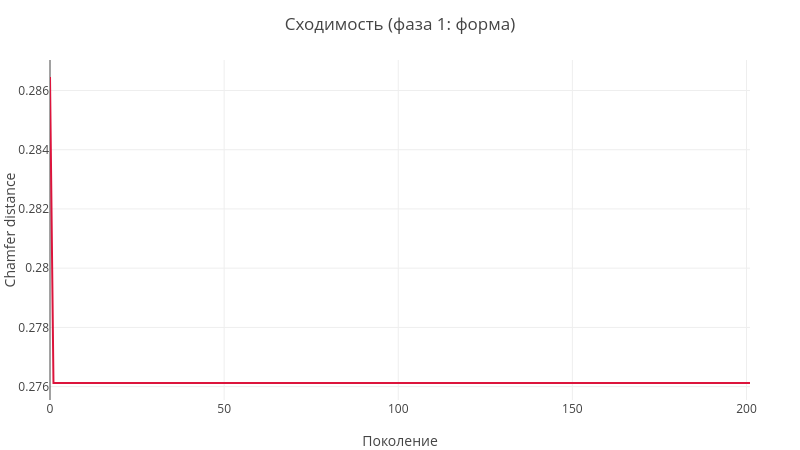

Notebook source saved alongside this figure:
### Code cell
# Имитация эволюции цветных биоморф (двухфазная)
# Р. Докинз «Слепой часовщик»
# Лебедев А. И., ИУ9-81Б
#
# Фаза 1: эволюция формы (двусторонний Chamfer distance)
# Фаза 2: подгонка цвета (тернарный поиск, только нарисованные пиксели)

using Images, FileIO, Random, Statistics, Printf, PlotlyJS

IMG_SIZE = 150
HIRES = 900
THIN_LW = 2
OUTPUT_DIR = "lab19"
mkpath(OUTPUT_DIR)

# [1..8] форма, [9] глубина(3..9), [10] направление(0..7),
# [11..18] hue×8(0..255), [19] ox(-5..5), [20] oy(-5..5), [21] scale(2..6), [22] толщина(1..3)
RANGES = Tuple{Int,Int}[
    (-9,9),(-9,9),(-9,9),(-9,9),(-9,9),(-9,9),(-9,9),(-9,9),
    (3,9),(0,7),
    (0,255),(0,255),(0,255),(0,255),(0,255),(0,255),(0,255),(0,255),
    (-5,5),(-5,5),(2,6),(1,3)
]
FORM_IDX = [1,2,3,4,5,6,7,8,9,10,19,20,21]
COLOR_IDX = [11,12,13,14,15,16,17,18,22]
START_GENES = Int[0,1,-1,1,0,-1,1,0, 6,0, 30,60,90,120,150,180,210,240, 0,0,3,1]

@inline function get_stem(g1,g2,g3,g4,g5,g6,g7,dir::Int)
    d=mod(dir,8)
    d==0 && return (0,g1)
    d==1 && return (g2,g3)
    d==2 && return (g4,0)
    d==3 && return (g5,-g6)
    d==4 && return (0,-g7)
    d==5 && return (-g5,-g6)
    d==6 && return (-g4,0)
    return (-g2,g3)
end

function dir_color(genes::Vector{Int},dir::Int)
    hue=genes[11+mod(dir,8)]/255.0
    h6=hue*6.0;hi=floor(Int,h6)%6;f=h6-floor(h6)
    s=0.9;v=0.95
    p=v*(1-s);q=v*(1-s*f);t=v*(1-s*(1-f))
    hi==0 && return (v,t,p)
    hi==1 && return (q,v,p)
    hi==2 && return (p,v,t)
    hi==3 && return (p,q,v)
    hi==4 && return (t,p,v)
    return (v,p,q)
end

function draw_line_rgb!(img::Array{Float64,3},x1::Int,y1::Int,x2::Int,y2::Int,
                        r::Float64,g::Float64,b::Float64,thick::Int,sz::Int)
    dx=abs(x2-x1);dy=abs(y2-y1)
    sx=x1<x2 ? 1 : -1;sy=y1<y2 ? 1 : -1;err=dx-dy
    while true
        @inbounds for δx in -thick:thick,δy in -thick:thick
            px,py=x1+δx,y1+δy
            if 1<=px<=sz && 1<=py<=sz
                img[py,px,1]=r;img[py,px,2]=g;img[py,px,3]=b
            end
        end
        x1==x2 && y1==y2 && break
        e2=2*err
        if e2>-dy;err-=dy;x1+=sx;end
        if e2<dx;err+=dx;y1+=sy;end
    end
end

function render!(img::Array{Float64,3},genes::Vector{Int},sz::Int;force_lw::Int=0)
    g1,g2,g3,g4,g5,g6,g7=genes[1],genes[2],genes[3],genes[4],genes[5],genes[6],genes[7]
    depth=genes[9];sd=genes[10]
    ox,oy,sc,lw=genes[19],genes[20],genes[21],genes[22]
    fill!(img,0.0)

    max_stack=1<<(depth+1)
    spx=Vector{Float64}(undef,max_stack);spy=Vector{Float64}(undef,max_stack)
    slen=Vector{Int}(undef,max_stack);sdir=Vector{Int}(undef,max_stack)

    # Bounds
    top=1;spx[1]=0.0;spy[1]=0.0;slen[1]=depth;sdir[1]=sd
    mnx=0.0;mxx=0.0;mny=0.0;mxy=0.0
    while top>0
        px=spx[top];py=spy[top];l=slen[top];d=sdir[top];top-=1
        dx,dy=get_stem(g1,g2,g3,g4,g5,g6,g7,d)
        nx=px+l*dx;ny=py+l*dy
        nx<mnx&&(mnx=nx);nx>mxx&&(mxx=nx);ny<mny&&(mny=ny);ny>mxy&&(mxy=ny)
        if l>1
            top+=1;spx[top]=nx;spy[top]=ny;slen[top]=l-1;sdir[top]=d+1
            top+=1;spx[top]=nx;spy[top]=ny;slen[top]=l-1;sdir[top]=d-1
        end
    end

    w=max(abs(mnx),mxx)*2;h=max(abs(mny),mxy)*2
    if max(w,h)==0
        cr,cg,cb=dir_color(genes,0)
        draw_line_rgb!(img,sz÷2,sz÷3,sz÷2,2*sz÷3,cr,cg,cb,0,sz)
        return
    end

    # Автомасштаб: 85% холста
    factor=(sz*0.85)/max(w,h)
    om=round(Int,3*sz/IMG_SIZE);cx=sz÷2+ox*om;cy=sz÷2+oy*om
    lw_d=force_lw>0 ? force_lw-1 : max(0,round(Int,lw*sz/IMG_SIZE)-1)

    top=1;spx[1]=0.0;spy[1]=0.0;slen[1]=depth;sdir[1]=sd
    while top>0
        px=spx[top];py=spy[top];l=slen[top];d=sdir[top];top-=1
        ddx,ddy=get_stem(g1,g2,g3,g4,g5,g6,g7,d)
        nx=px+l*ddx;ny=py+l*ddy
        cr,cg,cb=dir_color(genes,d)
        draw_line_rgb!(img,
            round(Int,px*factor+cx),round(Int,-py*factor+cy),
            round(Int,nx*factor+cx),round(Int,-ny*factor+cy),
            cr,cg,cb,lw_d,sz)
        if l>1
            top+=1;spx[top]=nx;spy[top]=ny;slen[top]=l-1;sdir[top]=d+1
            top+=1;spx[top]=nx;spy[top]=ny;slen[top]=l-1;sdir[top]=d-1
        end
    end
end

function fast_dt!(dist::Matrix{Float64},mask::BitMatrix)
    h,w=size(mask);big=Float64(h+w)
    @inbounds for x in 1:w,y in 1:h;dist[y,x]=mask[y,x] ? 0.0 : big;end
    @inbounds for x in 1:w,y in 1:h
        y>1&&(dist[y,x]=min(dist[y,x],dist[y-1,x]+1.0))
        x>1&&(dist[y,x]=min(dist[y,x],dist[y,x-1]+1.0))
    end
    @inbounds for x in w:-1:1,y in h:-1:1
        y<h&&(dist[y,x]=min(dist[y,x],dist[y+1,x]+1.0))
        x<w&&(dist[y,x]=min(dist[y,x],dist[y,x+1]+1.0))
    end
end

# Двусторонний Chamfer
function chamfer_bidirectional(img::Array{Float64,3},dt_target::Matrix{Float64},tgt_dark::BitMatrix)::Float64
    # DT биоморфы
    a_dark=BitMatrix(((img[:,:,1].+img[:,:,2].+img[:,:,3])./3.0).<0.4)
    na=sum(a_dark);nt=sum(tgt_dark)
    na==0 && return 100.0
    d_a2t=mean(dt_target[a_dark])
    dt_a=zeros(IMG_SIZE,IMG_SIZE);fast_dt!(dt_a,a_dark)
    d_t2a=nt>0 ? mean(dt_a[tgt_dark]) : 0.0
    return (d_a2t+d_t2a)/2.0
end

function color_dist_masked(img::Array{Float64,3},target::Array{Float64,3})::Float64
    s=0.0;n=0
    @inbounds for x in 1:IMG_SIZE,y in 1:IMG_SIZE
        gray=(img[y,x,1]+img[y,x,2]+img[y,x,3])*0.3333
        if gray>0.05
            s+=abs(img[y,x,1]-target[y,x,1])+abs(img[y,x,2]-target[y,x,2])+abs(img[y,x,3]-target[y,x,3])
            n+=1
        end
    end
    return n>0 ? s/n*50.0 : 100.0
end

# Загрузка цели
target_raw=load("target_color.png")
target_resized=imresize(target_raw,(IMG_SIZE,IMG_SIZE))
target_img=permutedims(Float64.(channelview(RGB.(target_resized))),(2,3,1))
tgt_dark=BitMatrix(((target_img[:,:,1].+target_img[:,:,2].+target_img[:,:,3])./3.0).<0.4)
dt_target=zeros(IMG_SIZE,IMG_SIZE);fast_dt!(dt_target,tgt_dark)
save(joinpath(OUTPUT_DIR,"target_color.png"),colorview(RGB,permutedims(target_img,(3,1,2))))
println("Цель загружена")

function run_evolution(target_img,dt_target,tgt_dark)
    buf=zeros(IMG_SIZE,IMG_SIZE,3)
    parent=copy(START_GENES)
    all_snaps=Pair{Int,Vector{Int}}[0=>copy(parent)]

    # ФАЗА 1: ФОРМА
    println("="^60)
    println("ФАЗА 1: Форма (двусторонний Chamfer)")
    println("="^60)
    render!(buf,parent,IMG_SIZE)
    bd=chamfer_bidirectional(buf,dt_target,tgt_dark)
    hist_form=Float64[bd];stag=0;gen=0;t0=time()

    while stag<200 && gen<1500
        gen+=1;improved=false
        for i in FORM_IDX
            lo,hi=RANGES[i]
            for delta in (-1,1)
                g=copy(parent);g[i]=clamp(g[i]+delta,lo,hi)
                render!(buf,g,IMG_SIZE)
                d=chamfer_bidirectional(buf,dt_target,tgt_dark)
                if d<bd;bd=d;copyto!(parent,g);improved=true;end
            end
        end
        improved ? (stag=0) : (stag+=1)
        push!(hist_form,bd)
        if gen<=80||gen%10==0;push!(all_snaps,gen=>copy(parent));end
        if gen%50==0
            println("  Gen $gen | Chamfer=$(@sprintf("%.3f",bd)) | Stag $stag | depth=$(parent[9]) | $(round(time()-t0,digits=1))s")
        end
    end
    println("Фаза 1: gen=$gen, Chamfer=$(@sprintf("%.3f",bd)), depth=$(parent[9])")

    # ФАЗА 2: ЦВЕТ
    println("="^60)
    println("ФАЗА 2: Цвет (тернарный поиск)")
    println("="^60)
    render!(buf,parent,IMG_SIZE)
    cd_before=color_dist_masked(buf,target_img)
    println("  Color до: $(@sprintf("%.3f",cd_before))")

    for round_num in 1:5
        for ci in COLOR_IDX
            lo,hi=RANGES[ci];a,b=lo,hi
            while b-a>2
                m1=a+(b-a)÷3;m2=b-(b-a)÷3
                g1=copy(parent);g1[ci]=m1;render!(buf,g1,IMG_SIZE);d1=color_dist_masked(buf,target_img)
                g2=copy(parent);g2[ci]=m2;render!(buf,g2,IMG_SIZE);d2=color_dist_masked(buf,target_img)
                d1<d2 ? (b=m2) : (a=m1)
            end
            bv=a;bd2=Inf
            for v in a:min(b,hi)
                g=copy(parent);g[ci]=v;render!(buf,g,IMG_SIZE);d=color_dist_masked(buf,target_img)
                if d<bd2;bd2=d;bv=v;end
            end
            old=parent[ci];parent[ci]=bv
            old!=bv && println("  Gene $ci: $old -> $bv")
        end
        push!(all_snaps,gen+round_num=>copy(parent))
        render!(buf,parent,IMG_SIZE);cd=color_dist_masked(buf,target_img)
        println("  Раунд $round_num: Color=$(@sprintf("%.3f",cd)), hues=$(parent[11:18]), lw=$(parent[22])")
    end
    render!(buf,parent,IMG_SIZE);cd_after=color_dist_masked(buf,target_img)
    push!(all_snaps,gen+6=>copy(parent))
    println("Color: $(@sprintf("%.3f",cd_before)) -> $(@sprintf("%.3f",cd_after))")
    return parent,hist_form,all_snaps,gen
end

function to_rgb(arr::Array{Float64,3})
    colorview(RGB,permutedims(clamp.(arr,0.0,1.0),(3,1,2)))
end

function save_results(parent,hist_form,all_snaps,target_img)
    buf_hr=zeros(HIRES,HIRES,3)
    render!(buf_hr,parent,HIRES;force_lw=THIN_LW)
    tgt_big=permutedims(Float64.(channelview(RGB.(imresize(
        colorview(RGB,permutedims(target_img,(3,1,2))),(HIRES,HIRES))))),(2,3,1))
    sep=ones(HIRES,20,3)
    save(joinpath(OUTPUT_DIR,"color_comparison.png"),to_rgb(cat(tgt_big,sep,buf_hr;dims=2)))

    CELL=HIRES÷4;gap=8;n=min(16,length(all_snaps))
    idxs=round.(Int,range(1,length(all_snaps),length=n))
    gsz=4*CELL+3*gap;grid=fill(0.08,gsz,gsz,3);buf_c=zeros(CELL,CELL,3)
    for (k,i) in enumerate(idxs)
        r,c=(k-1)÷4,(k-1)%4
        render!(buf_c,all_snaps[i].second,CELL;force_lw=THIN_LW)
        grid[r*(CELL+gap)+1:r*(CELL+gap)+CELL,c*(CELL+gap)+1:c*(CELL+gap)+CELL,:].=buf_c
    end
    save(joinpath(OUTPUT_DIR,"color_grid.png"),to_rgb(grid))

    GIF_SZ=450
    tgt_gif=permutedims(Float64.(channelview(RGB.(imresize(
        colorview(RGB,permutedims(target_img,(3,1,2))),(GIF_SZ,GIF_SZ))))),(2,3,1))
    sep_g=ones(GIF_SZ,10,3);frames=[];buf_gif=zeros(GIF_SZ,GIF_SZ,3)
    step=max(1,length(all_snaps)÷50)
    for i in 1:step:length(all_snaps)
        render!(buf_gif,all_snaps[i].second,GIF_SZ;force_lw=THIN_LW)
        push!(frames,to_rgb(cat(tgt_gif,sep_g,copy(buf_gif);dims=2)))
    end
    render!(buf_gif,all_snaps[end].second,GIF_SZ;force_lw=THIN_LW)
    push!(frames,to_rgb(cat(tgt_gif,sep_g,buf_gif;dims=2)))
    save(joinpath(OUTPUT_DIR,"color_evolution.gif"),cat(frames...;dims=3);fps=5)

    p=plot(scatter(x=0:length(hist_form)-1,y=hist_form,mode="lines",
                   name="Chamfer",line=attr(color="crimson",width=2)),
           Layout(title="Сходимость (фаза 1: форма)",
                  xaxis_title="Поколение",yaxis_title="Chamfer distance",
                  template="plotly_white",width=800,height=450))
    savefig(p,joinpath(OUTPUT_DIR,"color_convergence.html"));display(p)
    println("Результаты в: $OUTPUT_DIR/")
end

parent,hist,snaps,p1end=run_evolution(target_img,dt_target,tgt_dark)
save_results(parent,hist,snaps,target_img)

### Figure 1 — Plotly figure (JSON) as saved in the notebook; plotly's stock layout.template omitted (floating-point values rounded to 4 significant figures; data arrays with more than 128 entries replaced by an {"elided": "..."} marker saying what was removed)
{"data": [{"line": {"color": "crimson", "width": 2}, "mode": "lines", "name": "Chamfer", "type": "scatter", "x": {"elided": "202 int values"}, "y": {"elided": "202 float values"}}], "layout": {"height": 450, "margin": {"b": 50, "l": 50, "r": 50, "t": 60}, "title": "Сходимость (фаза 1: форма)", "width": 800, "xaxis": {"title": {"text": "Поколение"}}, "yaxis": {"title": {"text": "Chamfer distance"}}}}
